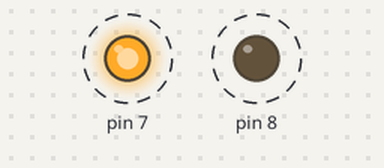
The sketch below on a simulated Arduino Uno, built with avr-gcc and run on an emulated ATmega328P. On the bench: output pins drawn as LEDs (lit = HIGH). Dashed ring = blinking.

Above: at 0.5 s.
Timing chart, 0 to 4.6 s (numbered marks = the images above):
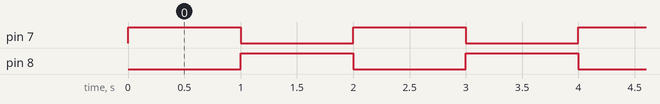

Measured:
- by itself, pin 7, pin 8: alternates HIGH for 1.0 s and LOW for 1.0 s

The sketch:

doppelblink.ino
```cpp
boolean stopWhile = false;

void setup(){
 pinMode(8,OUTPUT);
 pinMode(7,OUTPUT);
}

void loop(){
  digitalWrite(7,HIGH);
  digitalWrite(8,LOW);
  delay(1000);
  digitalWrite(7,LOW);
  digitalWrite(8,HIGH);
  delay(1000);//Warte 1000 ms
  /*while(!stopWhile){

  }*/
}
```
